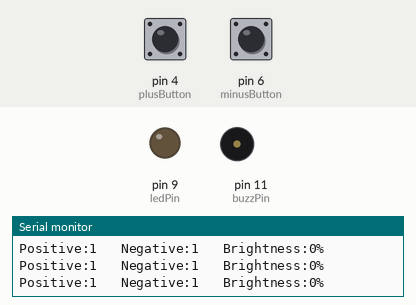
Simulated run of this sketch. Board: Arduino Uno, built with avr-gcc and run on an emulated ATmega328P. Shown: output pins drawn as LEDs (lit = HIGH), buzzer (waves = sounding, pin HIGH), the last lines printed to the serial monitor. The test bench sets the inputs (shaded band); at power-on: pin 4 (plusButton) HIGH, pin 6 (minusButton) HIGH.

Above: at 1.2 s.
1.3 s: pin 4 (plusButton) pulled LOW for 0.15 s
At 2.0 s:
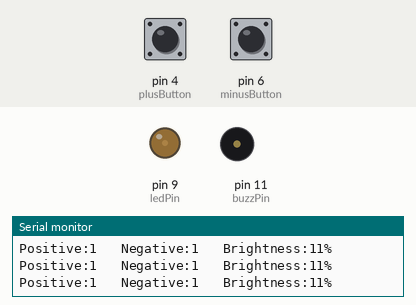
2.9 s: pin 6 (minusButton) pulled LOW for 1 s
At 3.13 s:
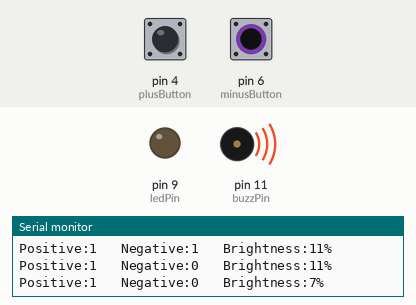
5.9 s: pin 4 (plusButton) pulled LOW for 1 s
At 7.9 s:
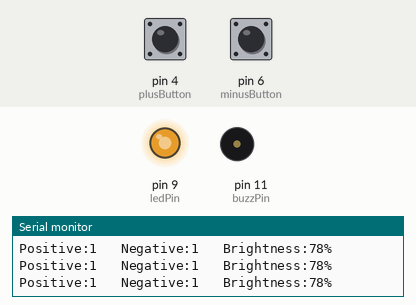
8.9 s: pin 4 (plusButton) pulled LOW for 3.2 s
At 9.28 s:
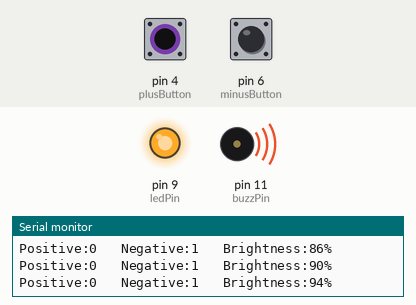
13.6 s: pin 6 (minusButton) pulled LOW for 0.15 s
At 14.9 s:
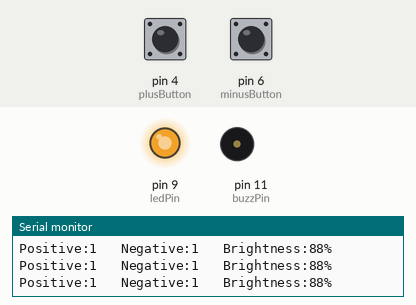
Timing chart, 0 to 16.2 s (numbered marks = the images above; inputs shaded):
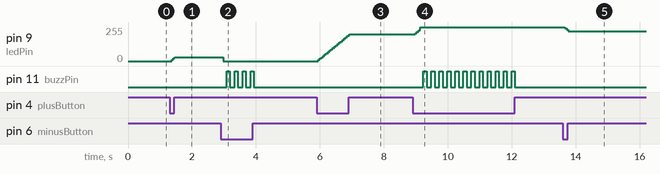

The sketch:

17._LED___-_with_switches.ino
```cpp
int ledPin=9;
int plusButton=4;
int minusButton=6;
int plusVal;
int minusVal;
int brightness=0;
int change=10;
int dt=50;
int buzzPin = 11;
int buzzTime=100;
int perBright;
void setup() {
  // put your setup code here, to run once:
pinMode(ledPin,OUTPUT);
pinMode(buzzPin,OUTPUT);
pinMode(plusButton,INPUT);
pinMode(minusButton,INPUT);
Serial.begin(2000000);
}

void loop() {
  // put your main code here, to run repeatedly:
plusVal=digitalRead(plusButton);

minusVal=digitalRead(minusButton);
perBright=brightness*(100./255.);
Serial.print("Positive:");
Serial.print(plusVal);
Serial.print("   Negative:");
Serial.print(minusVal);
Serial.print("   Brightness:");
Serial.print(perBright);
Serial.println("%");

analogWrite(ledPin,brightness);
if(brightness > 10  &&  brightness < 245){
  if(plusVal==0){
    brightness = brightness + change;
  }
  if(minusVal==0){
    brightness = brightness - change;
  }

}
if(brightness<=10){
  if(minusVal==0){
    brightness = 0;
    analogWrite(ledPin,brightness);
  }
  if(plusVal==0){
    brightness = brightness + change;
  }
}
if(brightness>=245){
  if(plusVal==0){
    brightness = 255;
    analogWrite(ledPin,brightness);

  }
  if(minusVal==0){
    brightness = brightness - change;
  }
}
if(brightness==255){
  if(plusVal==0){
    delay(buzzTime);
    digitalWrite(buzzPin,HIGH);
    delay(buzzTime);
    digitalWrite(buzzPin,LOW);
  }
}

if(brightness==0){
  if(minusVal==0){
    delay(buzzTime);
    digitalWrite(buzzPin,HIGH);
    delay(buzzTime);
    digitalWrite(buzzPin,LOW);
  }
}
delay(dt);
}
```

Measured:
- after the input at 1.3 s, pin 9 (ledPin): 0/255 → 30/255 after 0.06 s
- after the input at 2.9 s, pin 9 (ledPin): 30/255 → 0/255 after 0.08 s; pin 11 (buzzPin): alternates HIGH for 0.10 s and LOW for 0.15 s, 8 changes in all, then stays LOW, starting after 0.18 s
- after the input at 5.9 s, pin 9 (ledPin): moves from 0/255 to 200/255 over 0.96 s, starting after 0.05 s
- after the input at 8.9 s, pin 9 (ledPin): 200/255 → 255/255 after 0.09 s; pin 11 (buzzPin): alternates HIGH for 0.10 s and LOW for 0.15 s, 24 changes in all, then stays LOW, starting after 0.34 s
- after the input at 13.6 s, pin 9 (ledPin): 255/255 → 225/255 after 0.06 s
